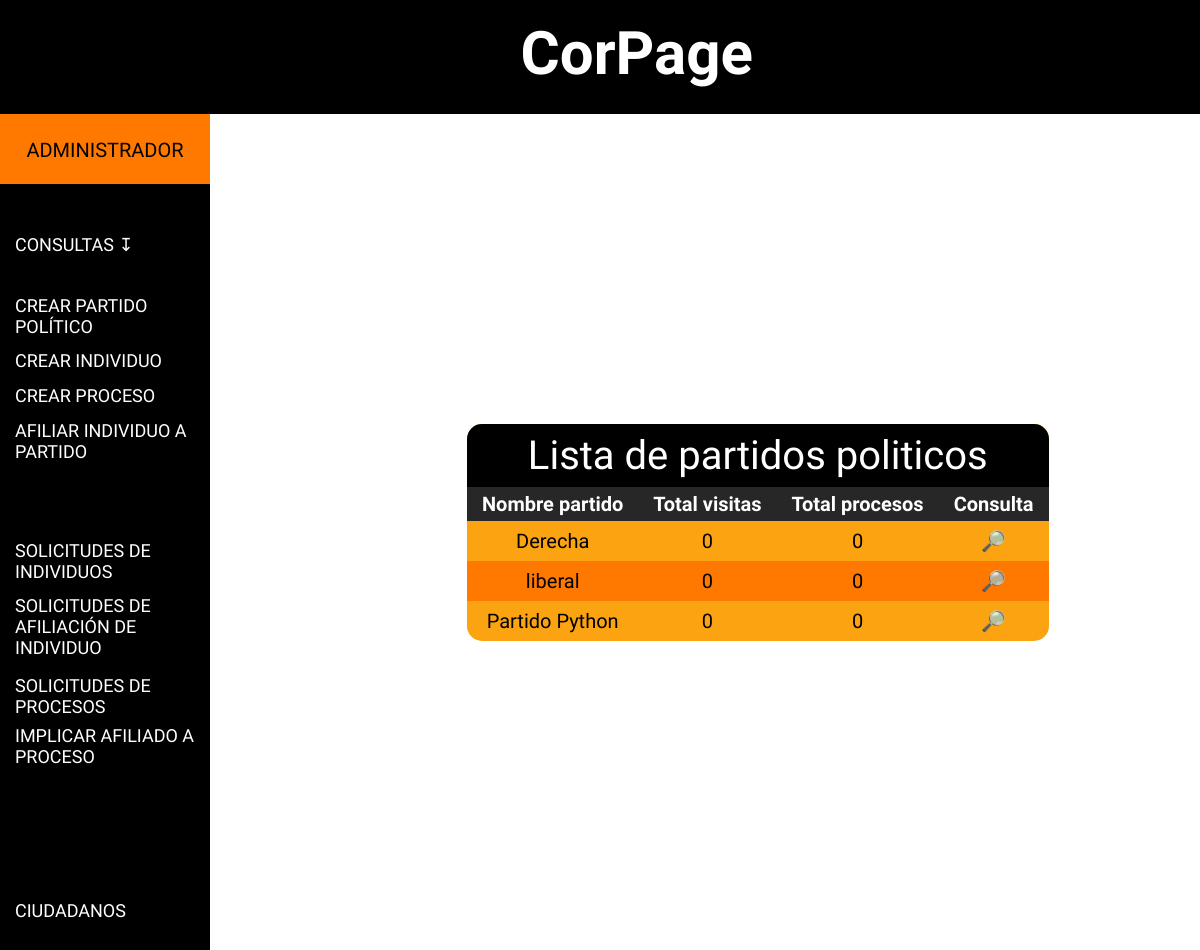
Page /Lista_Partido/5 (signed in) on the committed database.
### app/models.py (models this page shows, shortened)
class Partido(models.Model):
    nombre = models.CharField(max_length=200, null=False, unique=True)
    visitas = models.IntegerField(null=True)
    creador = models.ForeignKey(
        User,
        related_name='partidos',
        null=True, #Toca cambiarlo a False
        on_delete=models.PROTECT
    )
    class Meta:
        app_label: 'app'

### app/views.py (the view)
# urls.py: path('Lista_Partido/<int:id_usuario>', views.Lista_Partido, name='Lista_Partido'), # Url Lista Partidos Admin
@login_required
def Lista_Partido(request, id_usuario):
    Usu = User.objects.get(id=id_usuario)
    Lista = Partido.objects.all()
    contexto ={
        'listas': Lista
    }
    if Usu.is_superuser == True:
        return render(request, 'app/Lista_Partidos_Admin.html',contexto)
    else:
        return render(request, 'app/Lista_Partidos_Usu.html',contexto)

### app/templates/app/Lista_Partidos_Admin.html (shortened to what this page needs)
{% extends "app/Pag_Admin_Style.html" %}
{% load static %}
{% block extra_head %}
<link rel="stylesheet" href="{% static 'app/Consul_Lista_Indivios.css' %}">
{% endblock %}
{% block main %}
<table>
    <thead>
        <td class="table_titulo" COLSPAN=4 >Lista de partidos politicos</td>
        <tr>
            <th>Nombre partido</th>
            <th>Total visitas</th>
            <th>Total procesos</th>
            <th>Consulta</th>
            </tr>
    </thead>
    <tbody>
        {% for L in listas %}
        <tr>
            <td><a href="#"> {{ L.nombre }}  </a></td>
            <td> {{L.visitas}} </td>
            <td>0</td>
            <td><a href="#">🔎</a></td>
        </tr>
        {% endfor %}
    </tbody>
</table>
{% endblock %}

### app/static/app/Pag_Admin_Style.css (style rules this page uses)
body { margin: 0; padding: 0; border: 0; margin: 0; position: fixed; top: 0; bottom: 0; left: 0; right: 0; font-family: 'Wellfleet', cursive; display: grid; grid-template: 12% 88% / 210px auto; grid-template-areas: "header header" "barra-nav menu-contenido"; }

### app/static/app/Consul_Lista_Indivios.css (style rules this page uses)
:root { --curvatura: 15px; }
table { background-color: #FCA311; border-radius: var(--curvatura); }
table .table_titulo { background-color: #000000; color: #ffffff; font-size: 40px; border-top-left-radius: var(--curvatura); border-top-right-radius: var(--curvatura); }
table, td, th { border-collapse: collapse; font-size: 20px; text-align: center; }
th { padding: 5px 15px; background: #272727; color: #ffffff; }
main table a { text-decoration: none; color: #000000; }
td:nth-child(3) { text-align: center; }
td { padding: 8px; }
tr:nth-child(even) { background: #FF7900; }
tr:last-child > td:last-child { border-bottom-right-radius: var(--curvatura); }
tr:last-child > td:first-child { border-bottom-left-radius: var(--curvatura); }

### rows in the picture
Partido: nombre "Derecha", visitas "0"
Partido: nombre "liberal", visitas "0"
Partido: nombre "Partido Python", visitas "0"
